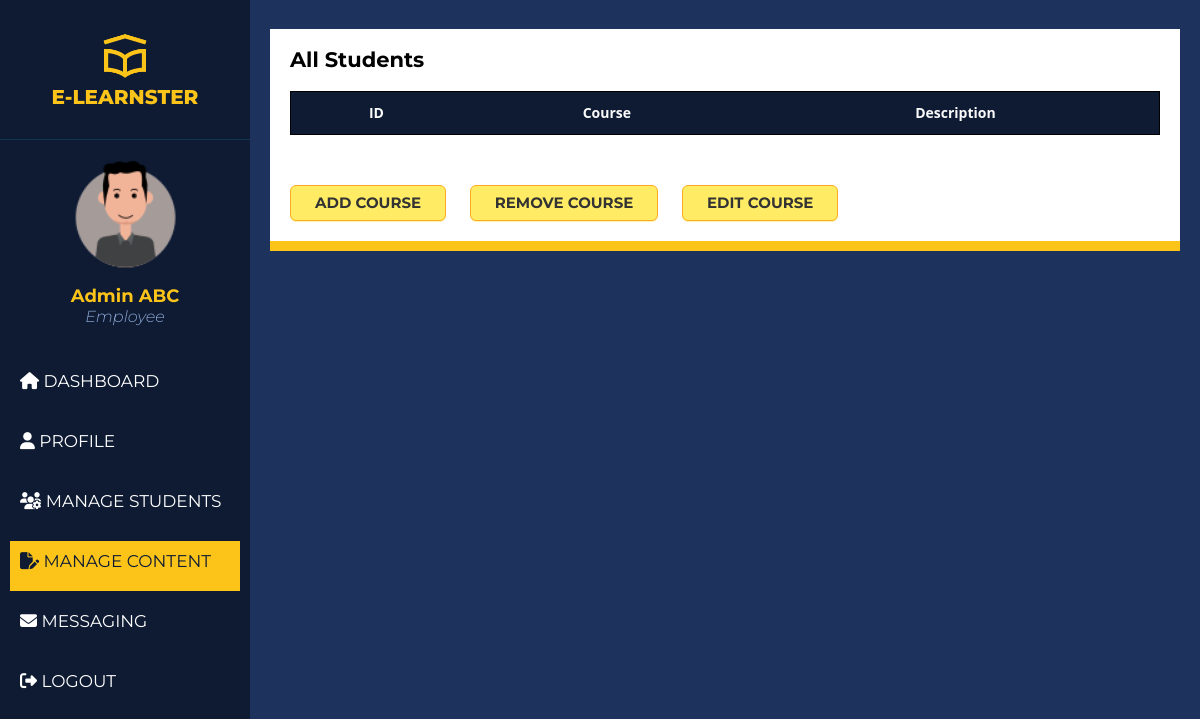
The page /pages/admin/course_management.php (signed in) on the database as committed earlier.
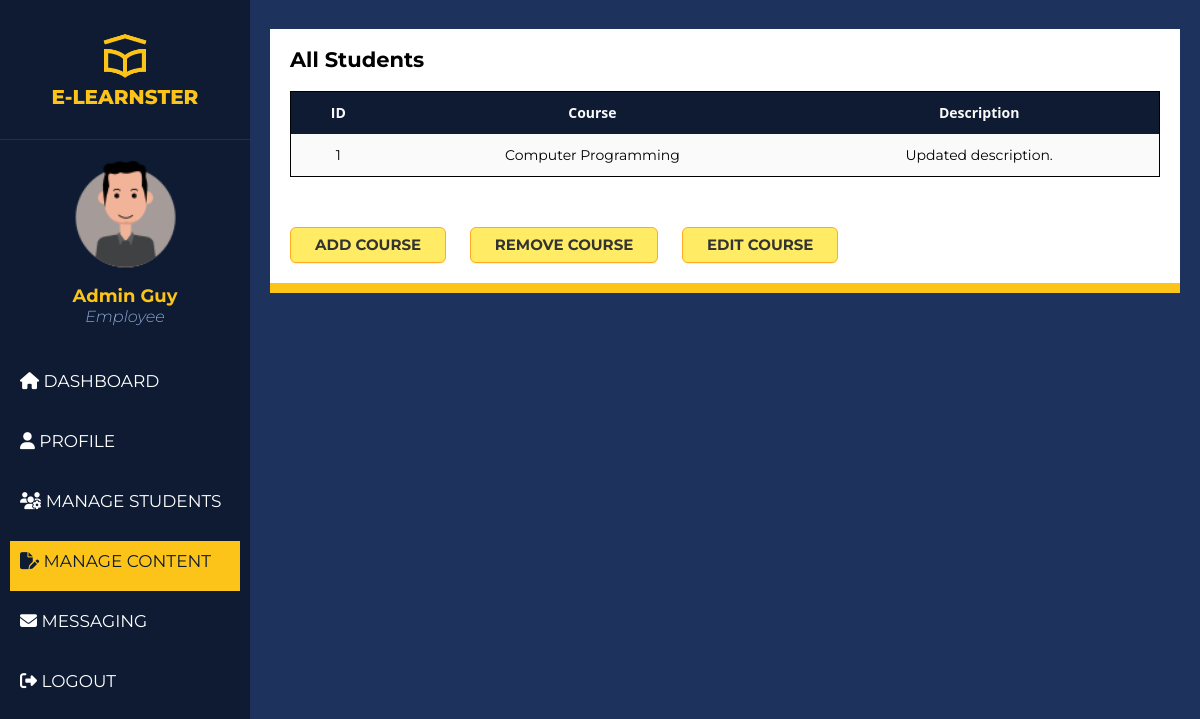
The same page on the database as committed later.
### tables this page shows
CREATE TABLE `employees` (
  `id` int(11) NOT NULL,
  `employeeID` int(11) NOT NULL,
  `employeeName` text NOT NULL,
  `employeeEmail` varchar(100) NOT NULL,
  `employeePassword` varchar(100) NOT NULL,
  `employeePhone` varchar(255) NOT NULL,
  `employeeAddress` text NOT NULL,
  `employeeGender` varchar(255) NOT NULL,
  `employeeTitle` varchar(255) NOT NULL DEFAULT 'Employee',
  `employeeProfilePicture` text NOT NULL DEFAULT 'default_avatar.png',
  `dateCreated` timestamp NOT NULL DEFAULT current_timestamp()
);

CREATE TABLE `courses` (
  `id` int(11) NOT NULL,
  `courseName` varchar(255) NOT NULL,
  `courseDescription` text NOT NULL
);

### pages/functions.php (called while the page is built, shortened)
<?php
function check_login_admin($con)
{
	if(isset($_SESSION['employeeID']))
	{
		$id = $_SESSION['employeeID'];
		$query = "select * from employees where employeeID = '$id' limit 1";
		$result = mysqli_query($con,$query);
		if($result && mysqli_num_rows($result) > 0)
		{
			$user_data = mysqli_fetch_assoc($result);
			return $user_data;
		}
	}
	die;
}

### pages/admin/course_management.php (the view, shortened to what this page needs)
<?php
	include("../connection.php");
	include("../functions.php");
	$user_data = check_login_admin($con);
?>
<!DOCTYPE html>
<html>
<head>
	<link rel="stylesheet" href="../../css/content.css"/>
</head>
<body>
<div class="wrapper">
    <div class="sidebar">
        <div class="sidebar__inner">
		<div class="logo">
		<img class="logo_img" src="../../assets/icons/logo.png"><br>
			E-LEARNSTER
		</div>
		<hr class="solid">
        <div class="profile_info">
            <div class="profile_img">
			<img src="../../assets/profile_images/<?php echo $user_data['employeeProfilePicture']; ?>">
            </div>
            <div class="profile_data">
                <p class="name"><?php echo $user_data['employeeName']; ?></p>
                <p class="role"><?php echo $user_data['employeeTitle']; ?></p>
            </div>
        </div>
        <ul class="siderbar_menu">
            <li><a href="admin_dashboard.php" >
              <div class="icon"><i class="fa-solid fa-house"></i>  Dashboard</div>
              </a></li>
          <li><a href="profile.php">
              <div class="icon"><i class="fa-sharp fa-solid fa-user"></i>  Profile</div>
              </a></li>
		  <li><a href="user_management.php" >
              <div class="icon"><i class="fa-solid fa-users-gear"></i>  Manage Students</div>
              </a></li>
		  <li><a href="content_management.php" class="active">
              <div class="icon"><i class="fa-solid fa-file-pen"></i>  Manage Content</div>
              </a></li>
          <li><a href="messaging.php">
              <div class="icon"><i class="fa-solid fa-envelope"></i>  Messaging</div>
              </a></li>
          <li><a href="logout.php">
              <div class="icon"><i class="fa-solid fa-right-from-bracket"></i>  Logout</div>
              </a></li>
        </ul>
      </div>
    </div>
    <div class="main_container">
        <div class="container">
            <div class="contentbody">
            <h2>All Students</h2>
                <table class="table ">
                    <thead>
                    <tr>
                        <th class="text-center">ID </th>
                        <th class="text-center">Course </th>
                        <th class="text-center">Description </th>
                    </tr>
                    </thead>
                    <?php
                    include_once "../connection.php";
                    $query="SELECT * from courses";
                    $result = mysqli_query($con, $query);
                    $count=1;
                    if ($result-> num_rows > 0){
                        while ($row=$result-> fetch_assoc()) {
                    ?>
                    <tr>
                    <td><?=$count?></td>
                    <td><?=$row["courseName"]?></td>
                    <td><?=$row["courseDescription"]?></td>
                    </tr>
                    <?php
                            $count=$count+1;
                        }
                    }
                    ?>
                </table>
                <a href="add_course.php" class="myButton">ADD COURSE</a>
                <a href="remove_course.php" class="myButton">REMOVE COURSE</a>
                <a href="update_course.php" class="myButton">EDIT COURSE</a>
            </div>
        </div>
    </div>
</div>
</body>
</html>

### css/content.css (style rules this page uses)
* { margin: 0; padding: 0; box-sizing: border-box; text-decoration: none; list-style: none; font-family: "Montserrat", sans-serif; }
body { background: #1D335E; }
.wrapper { display: flex; width: 100%; }
.wrapper .sidebar { position: relative; }
hr { height: 1px; color: #123455; background-color: #123455; border: none; }
.logo { position:relative; font-weight:800; font-size: 20px; margin: 30px; text-align:center; color:#FCC419; }
.logo_img { width: 50px; position: relative; }
.wrapper .sidebar__inner { width: 250px; position: fixed; top: 0; left: 0; height: 100%; background: #0E1B33; z-index: 999; transition: all 0.3s ease; }
.wrapper .main_container { margin-left: 250px; width: calc(100% - 250px); transition: all 0.3s ease; }
.wrapper .sidebar__inner .profile_info { padding: 10px 25px; text-align: center; }
.wrapper .sidebar__inner .profile_info .profile_img { width: 125px; margin: 0 auto 10px; }
.wrapper .sidebar__inner .profile_info .profile_img img { width: 100%; display: block; }
.wrapper .sidebar__inner .profile_info .profile_data .name { font-size: 18px; font-weight: 700; color: #FCC419; }
.wrapper .sidebar__inner .profile_info .profile_data .role { font-weight: 300; color: #88a3d0; margin-bottom: 15px; font-style:italic; }
.wrapper .sidebar__inner .siderbar_menu li a { padding: 10px 10px; display: block; height: 50px; position: relative; margin: 10px; color: #fff; text-align: left; text-transform: uppercase; }
.wrapper .sidebar__inner .siderbar_menu li a .icon { font-size: 17px; margin-bottom: 5px; }
.wrapper .sidebar__inner .siderbar_menu li a:before { content: ""; position: absolute; top: 0; left: 0; width: 3px; height: 100%; background: #FCC419; display: none; }
.wrapper .sidebar__inner .siderbar_menu li a:hover, .wrapper .sidebar__inner .siderbar_menu li a.active { background: #FCC419; color: #0E1B33; }
.wrapper .sidebar__inner .siderbar_menu li a:hover:before, .wrapper .sidebar__inner .siderbar_menu li a.active:before { display: block; }
.wrapper .main_container .container { padding: 20px; margin-top: -20px; }
.contentbody { background: #fff; padding: 20px; font-size: 14px; line-height: 22px; margin-bottom: 10px; margin-top:10px; border-bottom: 10px solid #FCC419; }
table { width: 100%; border-collapse: collapse; border-spacing: 0; border-radius: 12px 12px 0 0; margin-top: 20px; margin-bottom: 50px; border: 1px solid black; }
td, th { padding: 10px 16px; text-align: center; }
th { background-color: #0E1B33; color: #fafafa; font-family: 'Open Sans', Sans-serif; font-weight: bold; }
tr { width: 100%; background-color: #fafafa; font-family: 'Montserrat', sans-serif; }
.myButton { box-shadow: 0px 1px 0px 0px #fff6af; background-color:#ffec64; border-radius:6px; border:1px solid #ffaa22; display:inline-block; cursor:pointer; color:#333333; font-size:15px; font-weight:bold; padding:6px 24px; text-decoration:none; text-shadow:0px 1px 0px #ffee66; margin-right: 20px; }

Rows that differ between the two databases and show on the page:
changed employees "Employee": employeeName "Admin ABC" → "Admin Guy"
added courses: courseName "Computer Programming", courseDescription "Updated description."
